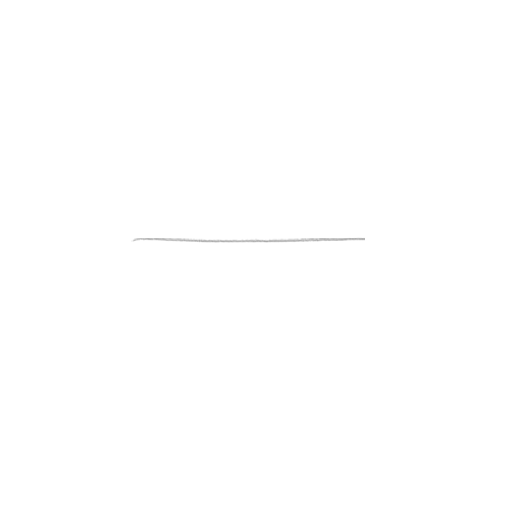
//> input picture PencilGenerate/PencilGenerate/stokes.bmp, 512 x 512 px
$ ./main   (built with g++ and OpenCV 4)
//> lines starting //> are read from the running program, lines starting //| are printed output that depends on the picture
#include <cv.h>
#include <highgui.h>
#include <stdlib.h>
#include <time.h>
#include <math.h>
void ConvertCombine(IplImage * src,IplImage * dst)
{
	float theta = rand()%100;
	theta -= 50;
	theta /= 10;


	IplImage * middle = cvCloneImage(src) ;
	middle->origin = src->origin;
	cvZero(middle);//旋转的中间结果保存在middle
	CvMat* rot_mat = cvCreateMat(2,3,CV_32FC1);//建立空矩阵作为旋转矩阵
	CvPoint2D32f center = cvPoint2D32f(src->width/2,src->height/2);//图像中心为旋转中心
	double scale = 20 +(rand()%160);
	scale /= 100;//大小随机缩放80%
	cv2DRotationMatrix(center,theta,scale,rot_mat);
	//进行平移变换，平移变换的量是正负256随机
	*( (float*)CV_MAT_ELEM_PTR(*rot_mat,0,2)) += rand()%512 - 256;
	*( (float*)CV_MAT_ELEM_PTR(*rot_mat,1,2)) += rand()%512 - 256 + 20;
	cvWarpAffine(src,middle,rot_mat);

	/*float mov[] = {	1,0,rand()%512 - 256,
					0,1,rand()%512 - 256};
	CvMat mov_mat = cvMat(2,3,CV_32FC1,mov);

	cvWarpAffine(middle,middle2,&mov_mat);*/
	//进行alpha混合
	IplImage * middle2 = cvCloneImage(dst) ;
	cvAddWeighted(middle2,1.0,middle,(float)(rand()%50)/100 + 0.5,0,dst);
	//cvNamedWindow("middle");
	//cvShowImage("middle",dst);
	//cvWaitKey(0);
	cvReleaseImage(&middle);
	cvReleaseImage(&middle2);
	//cvDestroyWindow("middle");

}
int main()
{
	srand((unsigned)time(0));
	cvNamedWindow("src");
	cvNamedWindow("dst");
	IplImage * src = cvLoadImage("stokes.bmp",0);
	cvShowImage("src",src);
	cvNot(src,src);
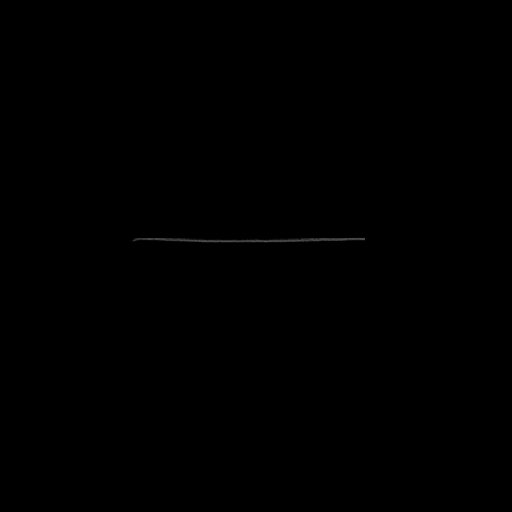
//> src: 512 rows x 512 cols, CV_8UC1; min 0, max 86, mean 0.1

	IplImage * dst = cvCreateImage(cvGetSize(src),src->depth,src->nChannels);
	cvCopy(src,dst);//创建目标图像
	for(int now = 1; now <= 32 ; now ++)
	{
		IplImage * dstcopy = cvCloneImage(dst);
		for(int i = 0; i < 70 ; i++)
		{
			ConvertCombine(src,dst);//每一次随机生成一个线条，加入目标图像
		}//进行评分
		CvScalar score = cvAvg(dst);
		printf("%02d:%d\n",now,(int)score.val[0]);
		if(now <= 20)
		{
			if((int)score.val[0] != now * 7)
			{
				now --;
				cvReleaseImage(&dst);
				dst = cvCloneImage(dstcopy);
			}
			else
			{
				cvNot(dst,dst);
				char filename[100];
				sprintf(filename,"%02d.bmp",now);
				cvSaveImage(filename,dst);
				cvNot(dst,dst);
			}
		}
		else if(now <= 25)
		{
			if((int)score.val[0] != now * 7 - (now - 20))
			{
				now --;
				cvReleaseImage(&dst);
				dst = cvCloneImage(dstcopy);
			}
			else
			{
				cvNot(dst,dst);
				char filename[100];
				sprintf(filename,"%02d.bmp",now);
				cvSaveImage(filename,dst);
				cvNot(dst,dst);
			}
		}
		else if(now < 30)
		{
			if((int)score.val[0] != 170 + (now-25)*5)
			{
				now --;
				cvReleaseImage(&dst);
				dst = cvCloneImage(dstcopy);
			}
			else
			{
				cvNot(dst,dst);
				char filename[100];
				sprintf(filename,"%02d.bmp",now);
				cvSaveImage(filename,dst);
				cvNot(dst,dst);
			}
		}
		else
		{
			if((int)score.val[0] != 190 + (now-29)*4)
			{
				now --;
				cvReleaseImage(&dst);
				dst = cvCloneImage(dstcopy);
			}
			else
			{
				cvNot(dst,dst);
				char filename[100];
				sprintf(filename,"%02d.bmp",now);
				cvSaveImage(filename,dst);
				cvNot(dst,dst);
			}
		}
		cvReleaseImage(&dstcopy);
		//cvShowImage("dst",dst);
		//cvWaitKey(100);
		//cvNot(dst,dst);
	}
//> this loop made 64 passes
//> score on passes 1 to 12: Scalar(6.67), Scalar(7), Scalar(14.38), Scalar(21.59), Scalar(29.99), Scalar(28.81), Scalar(35.85), Scalar(42.5), Scalar(49.38), Scalar(57.28), Scalar(56.38), Scalar(63.55)
//| 01:6
//| 01:7
//| 02:14
//| 03:21
//| 04:29
//| 04:28
//| 05:35
//| 06:42
//> (output is shown up to pass 8 of 64)
//> pass 1, `CvScalar score = cvAvg(dst);`:
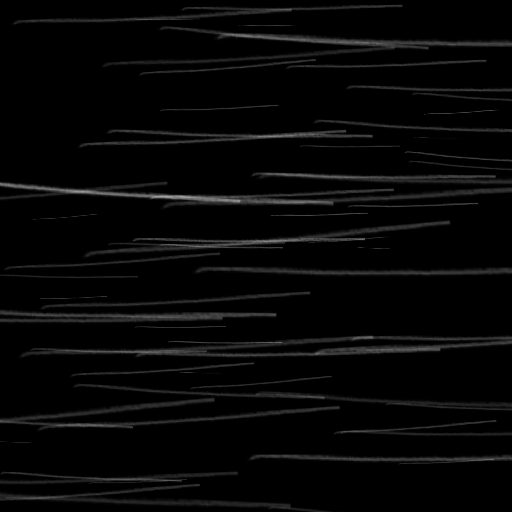
//> dst: 512 rows x 512 cols, CV_8UC1; min 0, max 164, mean 6.7
//> pass 2, `CvScalar score = cvAvg(dst);`:
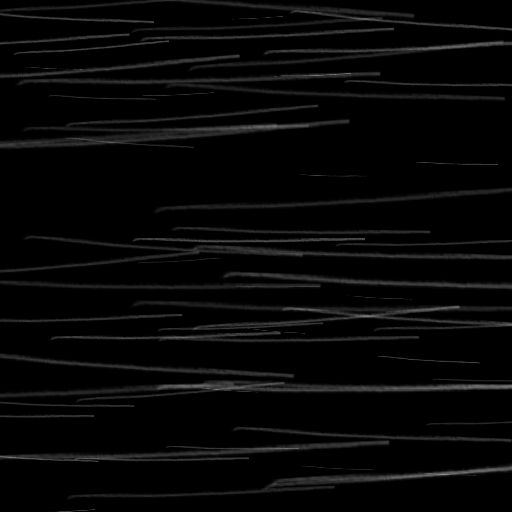
//> dst: 512 rows x 512 cols, CV_8UC1; min 0, max 145, mean 7
//> pass 2, `cvNot(dst,dst);`:
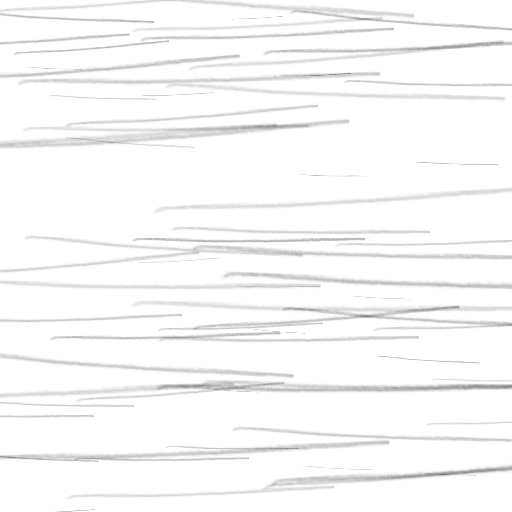
//> dst: 512 rows x 512 cols, CV_8UC1; min 110, max 255, mean 248
//> pass 3, `CvScalar score = cvAvg(dst);`:
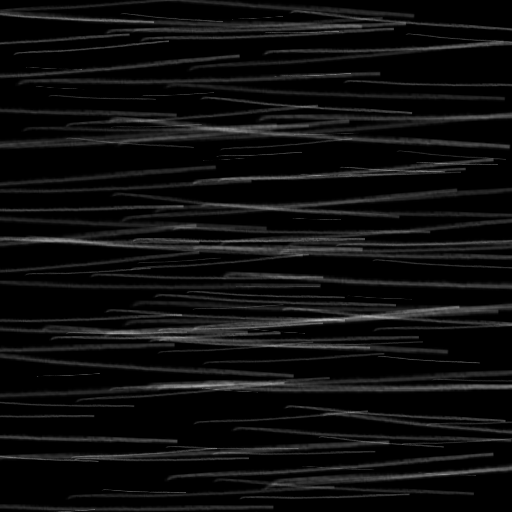
//> dst: 512 rows x 512 cols, CV_8UC1; min 0, max 184, mean 14.4
//> after the loop:
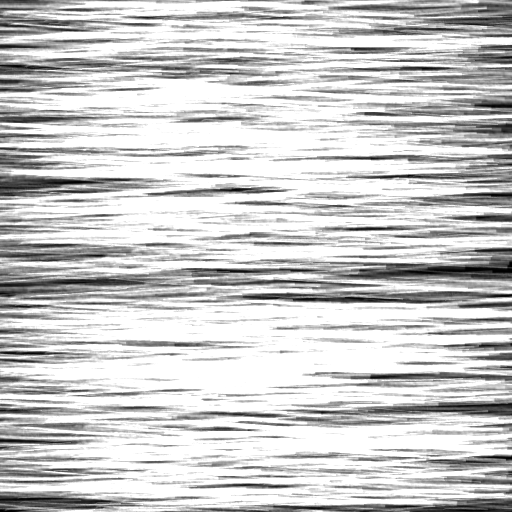
//> dst: 512 rows x 512 cols, CV_8UC1; min 0, max 255, mean 202
	cvNot(dst,dst);
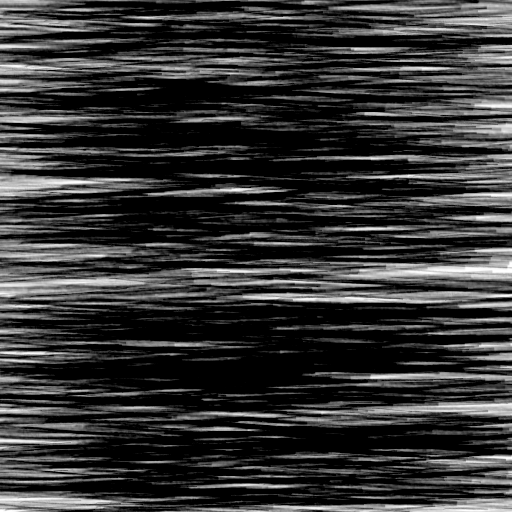
//> dst: 512 rows x 512 cols, CV_8UC1; min 0, max 255, mean 53
	cvShowImage("dst",dst);
	cvWaitKey(0);
	cvReleaseImage(&dst);
	cvReleaseImage(&src);
	cvDestroyWindow("src");
	return(0);
}
